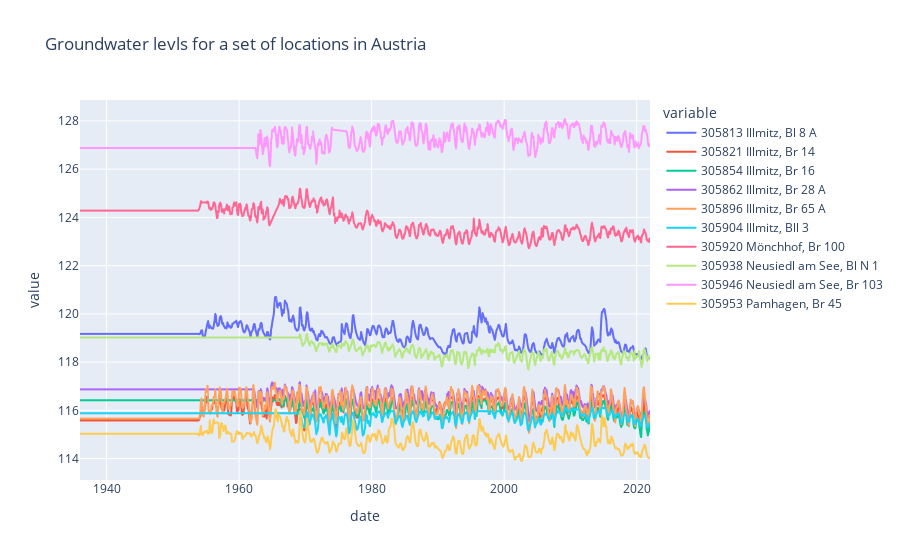

Here is the notebook cell this chart was saved with:
### Code cell
base = 60
fig = px.line(interpolated_df, x="date", y=interpolated_df.columns[base:base + 10], title='Groundwater levls for a set of locations in Austria')
fig.show()

### Figure 1 — Plotly figure (JSON) as saved in the notebook; plotly's stock layout.template omitted (floating-point values rounded to 4 significant figures; data arrays with more than 128 entries replaced by an {"elided": "..."} marker saying what was removed)
{"data": [{"hovertemplate": "variable=305813 Illmitz, Bl 8 A<br>date=%{x}<br>value=%{y}<extra></extra>", "legendgroup": "305813 Illmitz, Bl 8 A", "line": {"color": "#636efa", "dash": "solid"}, "marker": {"symbol": "circle"}, "mode": "lines", "name": "305813 Illmitz, Bl 8 A", "showlegend": true, "type": "scattergl", "x": {"elided": "1031 str values"}, "xaxis": "x", "y": {"elided": "1031 float values"}, "yaxis": "y"}, {"hovertemplate": "variable=305821 Illmitz, Br 14<br>date=%{x}<br>value=%{y}<extra></extra>", "legendgroup": "305821 Illmitz, Br 14", "line": {"color": "#EF553B", "dash": "solid"}, "marker": {"symbol": "circle"}, "mode": "lines", "name": "305821 Illmitz, Br 14", "showlegend": true, "type": "scattergl", "x": {"elided": "1031 str values"}, "xaxis": "x", "y": {"elided": "1031 float values"}, "yaxis": "y"}, {"hovertemplate": "variable=305854 Illmitz, Br 16<br>date=%{x}<br>value=%{y}<extra></extra>", "legendgroup": "305854 Illmitz, Br 16", "line": {"color": "#00cc96", "dash": "solid"}, "marker": {"symbol": "circle"}, "mode": "lines", "name": "305854 Illmitz, Br 16", "showlegend": true, "type": "scattergl", "x": {"elided": "1031 str values"}, "xaxis": "x", "y": {"elided": "1031 float values"}, "yaxis": "y"}, {"hovertemplate": "variable=305862 Illmitz, Br 28 A<br>date=%{x}<br>value=%{y}<extra></extra>", "legendgroup": "305862 Illmitz, Br 28 A", "line": {"color": "#ab63fa", "dash": "solid"}, "marker": {"symbol": "circle"}, "mode": "lines", "name": "305862 Illmitz, Br 28 A", "showlegend": true, "type": "scattergl", "x": {"elided": "1031 str values"}, "xaxis": "x", "y": {"elided": "1031 float values"}, "yaxis": "y"}, {"hovertemplate": "variable=305896 Illmitz, Br 65 A<br>date=%{x}<br>value=%{y}<extra></extra>", "legendgroup": "305896 Illmitz, Br 65 A", "line": {"color": "#FFA15A", "dash": "solid"}, "marker": {"symbol": "circle"}, "mode": "lines", "name": "305896 Illmitz, Br 65 A", "showlegend": true, "type": "scattergl", "x": {"elided": "1031 str values"}, "xaxis": "x", "y": {"elided": "1031 float values"}, "yaxis": "y"}, {"hovertemplate": "variable=305904 Illmitz, Bll 3<br>date=%{x}<br>value=%{y}<extra></extra>", "legendgroup": "305904 Illmitz, Bll 3", "line": {"color": "#19d3f3", "dash": "solid"}, "marker": {"symbol": "circle"}, "mode": "lines", "name": "305904 Illmitz, Bll 3", "showlegend": true, "type": "scattergl", "x": {"elided": "1031 str values"}, "xaxis": "x", "y": {"elided": "1031 float values"}, "yaxis": "y"}, {"hovertemplate": "variable=305920 Mönchhof, Br 100<br>date=%{x}<br>value=%{y}<extra></extra>", "legendgroup": "305920 Mönchhof, Br 100", "line": {"color": "#FF6692", "dash": "solid"}, "marker": {"symbol": "circle"}, "mode": "lines", "name": "305920 Mönchhof, Br 100", "showlegend": true, "type": "scattergl", "x": {"elided": "1031 str values"}, "xaxis": "x", "y": {"elided": "1031 float values"}, "yaxis": "y"}, {"hovertemplate": "variable=305938 Neusiedl am See, Bl N 1<br>date=%{x}<br>value=%{y}<extra></extra>", "legendgroup": "305938 Neusiedl am See, Bl N 1", "line": {"color": "#B6E880", "dash": "solid"}, "marker": {"symbol": "circle"}, "mode": "lines", "name": "305938 Neusiedl am See, Bl N 1", "showlegend": true, "type": "scattergl", "x": {"elided": "1031 str values"}, "xaxis": "x", "y": {"elided": "1031 float values"}, "yaxis": "y"}, {"hovertemplate": "variable=305946 Neusiedl am See, Br 103<br>date=%{x}<br>value=%{y}<extra></extra>", "legendgroup": "305946 Neusiedl am See, Br 103", "line": {"color": "#FF97FF", "dash": "solid"}, "marker": {"symbol": "circle"}, "mode": "lines", "name": "305946 Neusiedl am See, Br 103", "showlegend": true, "type": "scattergl", "x": {"elided": "1031 str values"}, "xaxis": "x", "y": {"elided": "1031 float values"}, "yaxis": "y"}, {"hovertemplate": "variable=305953 Pamhagen, Br 45<br>date=%{x}<br>value=%{y}<extra></extra>", "legendgroup": "305953 Pamhagen, Br 45", "line": {"color": "#FECB52", "dash": "solid"}, "marker": {"symbol": "circle"}, "mode": "lines", "name": "305953 Pamhagen, Br 45", "showlegend": true, "type": "scattergl", "x": {"elided": "1031 str values"}, "xaxis": "x", "y": {"elided": "1031 float values"}, "yaxis": "y"}], "layout": {"legend": {"title": {"text": "variable"}, "tracegroupgap": 0}, "title": {"text": "Groundwater levls for a set of locations in Austria"}, "xaxis": {"anchor": "y", "domain": [0, 1], "title": {"text": "date"}}, "yaxis": {"anchor": "x", "domain": [0, 1], "title": {"text": "value"}}}}
